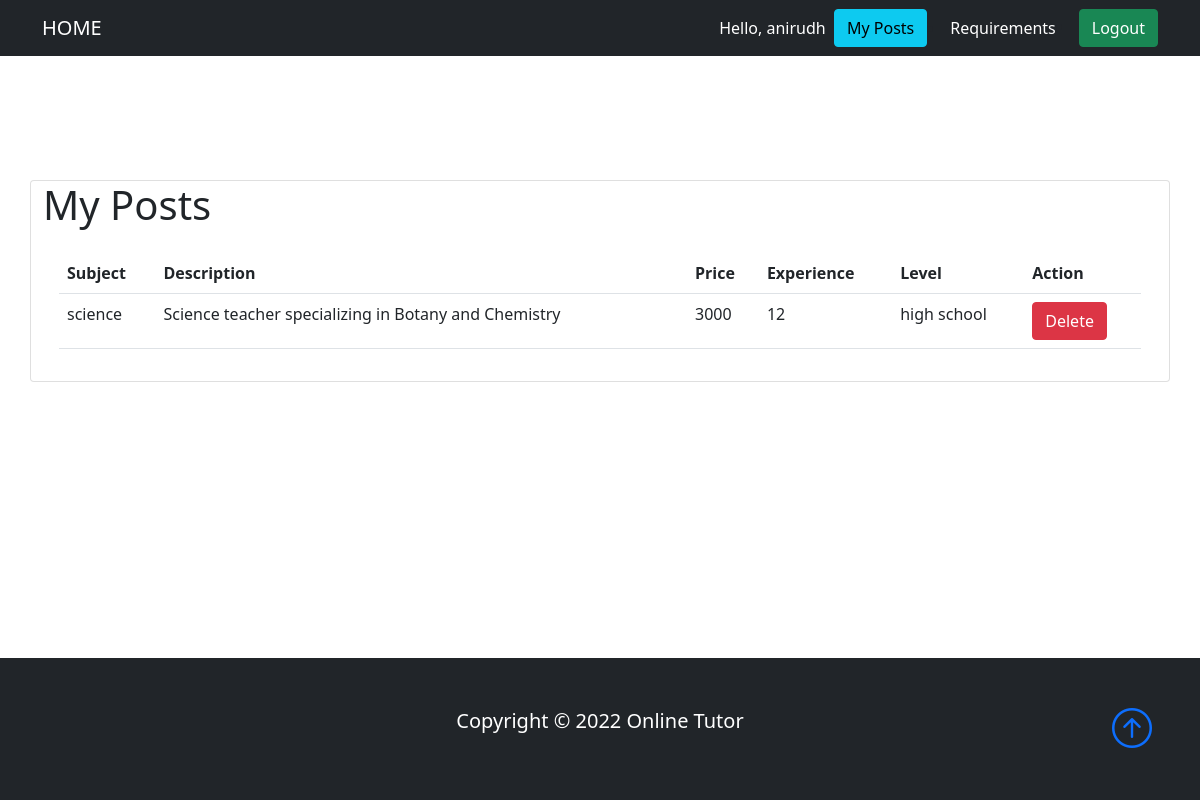
The page /mypost/ (signed in) on the database its author committed.
### hiring/models.py (models this page shows, shortened)
class TimestampModel(models.Model):
    created_Date = models.DateTimeField(("created_date"), auto_now_add=True)
    updated_Date = models.DateTimeField(("updated_date"), auto_now=True)
    class Meta:
        abstract=True #This model will not be used to create any database table

class TutorPost(TimestampModel):
    category=(
        ('lower primary','lower primary'),
        ('higher primary','higher primary'),
        ('high school','high school'),
        ('graduation','graduation'),
    )
    tutor = models.ForeignKey(Tutor, on_delete=models.CASCADE)
    subject=models.CharField(max_length=200,null=True)
    level= models.CharField(max_length=200,null=True, choices=category)
    description=models.CharField(max_length=2000,null=True)
    salary=models.IntegerField(null=True)
    experience=models.IntegerField(null=True)

### hiring/views.py (the view)
# urls.py: path('mypost/', mypost, name='mypost'),
def mypost(request):
    if  request.user.is_authenticated and not request.user.is_superuser:
        post=TutorPost.objects.filter(tutor__name=request.user.username)
        context={
                'myposts':post,
            }
        return render(request,'myposts.html', context)

### hiring/templates/myposts.html
{% extends 'main.html' %} {% load static%} {% block content %}
<br />
<br />
<br />
<br />
<div class="container card">
  <h1>My Posts</h1>
  <div class="card-body">
    <table class="table table-hover">
      <tr>
        <th>Subject</th>
        <th>Description</th>
        <th>Price</th>
        <th>Experience</th>
        <th>Level</th>
        <th>Action</th>
      </tr>
      {% for c in myposts %}
      <tr>
        <td>{{c.subject}}</td>
        <td>{{c.description}}</td>
        <td>{{c.salary}}</td>
        <td>{{c.experience}}</td>
        <td>{{c.level}}</td>
        <td>
          <a class="user btn btn-danger" href="{% url 'deletepost' c.id %}"
            >Delete</a
          >
        </td>
      </tr>
      {% endfor %}
    </table>
  </div>
</div>
{% include 'footer.html' %} {% endblock %}

### hiring/templates/navbar.html (shortened to what this page needs)
<head>
</head>
<nav class="navbar navbar-expand-lg bg-dark navbar-dark fixed-top">
  <div class= "container">
  <a class="navbar-brand" href="{% url 'home' %}">HOME</a>
  {% if request.user.is_authenticated and not request.user.is_superuser %}
  <span class="user">Hello, {{request.user}} &nbsp;</span>
  <span
    >
     <a class="user btn btn-info" href="{% url 'mypost' %}"> My Posts</a></span
  >
  <li>
    <a class="user" href="{% url 'requirements' %}"> Requirements</a></span
  </li>
  <li>
    <a class="user btn btn-success" href="{% url 'logout' %}"> Logout</a></span
  </li>
  {% endif %}
</nav>

### hiring/static/styles.css (style rules this page uses)
body::before { display: block; content: ""; height: 60px; }

### hiring/templates/navbar.html (style rules this page uses)
.user { color: white; text-decoration: none; }

### rows shown on the page
TutorPost: subject "science", description "Science teacher specializing in Botany and Chemistry", salary "3000", experience "12", level "high school"

### other values the page prints
{{ request.user }} "anirudh"
